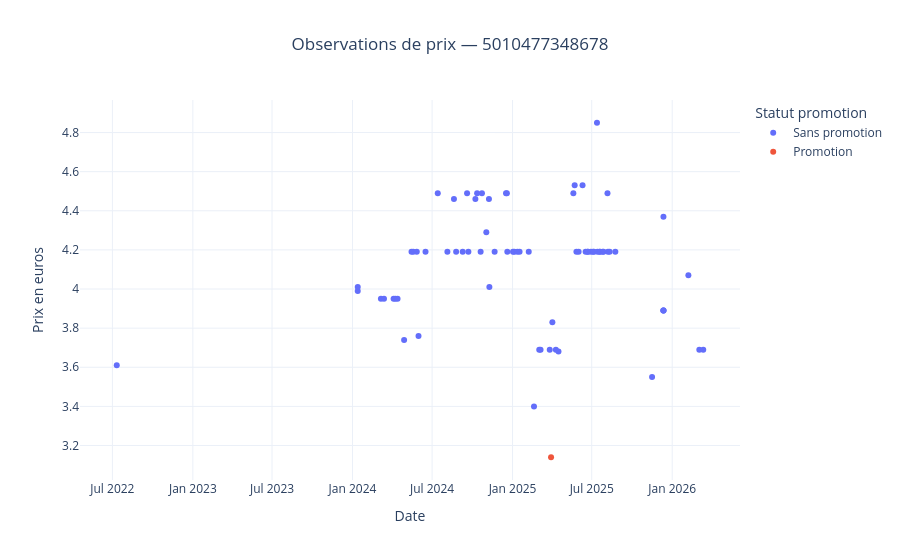

This figure's notebook cell:
### Code cell
#Visualiser les prix d'une céréale


if not stats_prix.empty:

    code_choisi = stats_prix.loc[0, "code"]

    df_evolution = con.execute("""
        SELECT
            date_prix,
            prix,
            COALESCE(
                location_id,
                'Non renseigné'
            ) AS magasin,

            CASE
                WHEN est_promotion = TRUE
                    THEN 'Promotion'
                WHEN est_promotion = FALSE
                    THEN 'Sans promotion'
                ELSE 'Non renseigné'
            END AS promotion

        FROM prix_eur_unit

        WHERE code = ?

        ORDER BY date_prix
        LIMIT 1000
    """, [code_choisi]).df()

    fig_prix = px.scatter(
        df_evolution,
        x="date_prix",
        y="prix",
        color="promotion",
        hover_data=["magasin"],
        title=f"Observations de prix — {code_choisi}",
        labels={
            "date_prix": "Date",
            "prix": "Prix en euros",
            "promotion": "Statut promotion"
        },
        template="plotly_white"
    )

    fig_prix.update_layout(
        height=500,
        title_x=0.5
    )

    fig_prix.show()

else:
    print(
        "Aucune observation de prix comparable "
        "pour cette visualisation."
    )

### Figure 1 — Plotly figure (JSON) as saved in the notebook; plotly's stock layout.template omitted (floating-point values rounded to 4 significant figures)
{"data": [{"customdata": [["3"], ["37"], ["35"], ["216"], ["216"], ["216"], ["216"], ["216"], ["209"], ["40"], ["40"], ["40"], ["10"], ["40"], ["39"], ["40"], ["3"], ["40"], ["40"], ["888"], ["40"], ["440"], ["888"], ["40"], ["888"], ["1371"], ["3"], ["11"], ["40"], ["888"], ["47"], ["40"], ["40"], ["40"], ["40"], ["40"], ["40"], ["2301"], ["216"], ["216"], ["216"], ["2617"], ["216"], ["209"], ["1029"], ["1691"], ["40"], ["40"], ["1691"], ["40"], ["40"], ["40"], ["40"], ["40"], ["40"], ["888"], ["40"], ["40"], ["40"], ["40"], ["40"], ["3"], ["40"], ["40"], ["40"], ["2015"], ["126"], ["150"], ["126"], ["126"], ["4315"], ["216"], ["216"]], "hovertemplate": "Statut promotion=Sans promotion<br>Date=%{x}<br>Prix en euros=%{y}<br>magasin=%{customdata[0]}<extra></extra>", "legendgroup": "Sans promotion", "marker": {"color": "#636efa", "symbol": "circle"}, "mode": "markers", "name": "Sans promotion", "orientation": "v", "showlegend": true, "type": "scatter", "x": ["2022-07-11T00:00:00", "2024-01-13T00:00:00", "2024-01-13T00:00:00", "2024-03-06T00:00:00", "2024-03-13T00:00:00", "2024-04-04T00:00:00", "2024-04-08T00:00:00", "2024-04-13T00:00:00", "2024-04-28T00:00:00", "2024-05-15T00:00:00", "2024-05-19T00:00:00", "2024-05-27T00:00:00", "2024-05-31T00:00:00", "2024-06-16T00:00:00", "2024-07-14T00:00:00", "2024-08-05T00:00:00", "2024-08-20T00:00:00", "2024-08-25T00:00:00", "2024-09-09T00:00:00", "2024-09-19T00:00:00", "2024-09-22T00:00:00", "2024-10-08T00:00:00", "2024-10-12T00:00:00", "2024-10-20T00:00:00", "2024-10-23T00:00:00", "2024-11-02T00:00:00", "2024-11-08T00:00:00", "2024-11-09T00:00:00", "2024-11-21T00:00:00", "2024-12-17T00:00:00", "2024-12-19T00:00:00", "2024-12-20T00:00:00", "2025-01-02T00:00:00", "2025-01-05T00:00:00", "2025-01-12T00:00:00", "2025-01-17T00:00:00", "2025-02-07T00:00:00", "2025-02-19T00:00:00", "2025-03-03T00:00:00", "2025-03-06T00:00:00", "2025-03-27T00:00:00", "2025-04-02T00:00:00", "2025-04-10T00:00:00", "2025-04-16T00:00:00", "2025-05-20T00:00:00", "2025-05-23T00:00:00", "2025-05-27T00:00:00", "2025-06-01T00:00:00", "2025-06-10T00:00:00", "2025-06-17T00:00:00", "2025-06-22T00:00:00", "2025-06-22T00:00:00", "2025-06-29T00:00:00", "2025-07-04T00:00:00", "2025-07-06T00:00:00", "2025-07-13T00:00:00", "2025-07-14T00:00:00", "2025-07-19T00:00:00", "2025-07-20T00:00:00", "2025-07-26T00:00:00", "2025-07-28T00:00:00", "2025-08-06T00:00:00", "2025-08-07T00:00:00", "2025-08-11T00:00:00", "2025-08-24T00:00:00", "2025-11-16T00:00:00", "2025-12-12T00:00:00", "2025-12-12T00:00:00", "2025-12-12T00:00:00", "2025-12-12T00:00:00", "2026-02-07T00:00:00", "2026-03-04T00:00:00", "2026-03-13T00:00:00"], "xaxis": "x", "y": [3.61, 3.99, 4.01, 3.95, 3.95, 3.95, 3.95, 3.95, 3.74, 4.19, 4.19, 4.19, 3.76, 4.19, 4.49, 4.19, 4.46, 4.19, 4.19, 4.49, 4.19, 4.46, 4.49, 4.19, 4.49, 4.29, 4.46, 4.01, 4.19, 4.49, 4.49, 4.19, 4.19, 4.19, 4.19, 4.19, 4.19, 3.4, 3.69, 3.69, 3.69, 3.83, 3.69, 3.68, 4.49, 4.53, 4.19, 4.19, 4.53, 4.19, 4.19, 4.19, 4.19, 4.19, 4.19, 4.85, 4.19, 4.19, 4.19, 4.19, 4.19, 4.49, 4.19, 4.19, 4.19, 3.55, 3.89, 4.37, 3.89, 3.89, 4.07, 3.69, 3.69], "yaxis": "y"}, {"customdata": [["236"]], "hovertemplate": "Statut promotion=Promotion<br>Date=%{x}<br>Prix en euros=%{y}<br>magasin=%{customdata[0]}<extra></extra>", "legendgroup": "Promotion", "marker": {"color": "#EF553B", "symbol": "circle"}, "mode": "markers", "name": "Promotion", "orientation": "v", "showlegend": true, "type": "scatter", "x": ["2025-03-30T00:00:00"], "xaxis": "x", "y": [3.14], "yaxis": "y"}], "layout": {"autosize": true, "legend": {"title": {"text": "Statut promotion"}, "tracegroupgap": 0}, "title": {"text": "Observations de prix — 5010477348678", "x": 0.5}, "xaxis": {"anchor": "y", "autorange": true, "domain": [0, 1], "range": ["2022-04-20 03:35:56.5904", "2026-06-02 20:24:03.4096"], "title": {"text": "Date"}, "type": "date"}, "yaxis": {"anchor": "x", "autorange": true, "domain": [0, 1], "range": [3.02, 4.97], "title": {"text": "Prix en euros"}, "type": "linear"}}}
